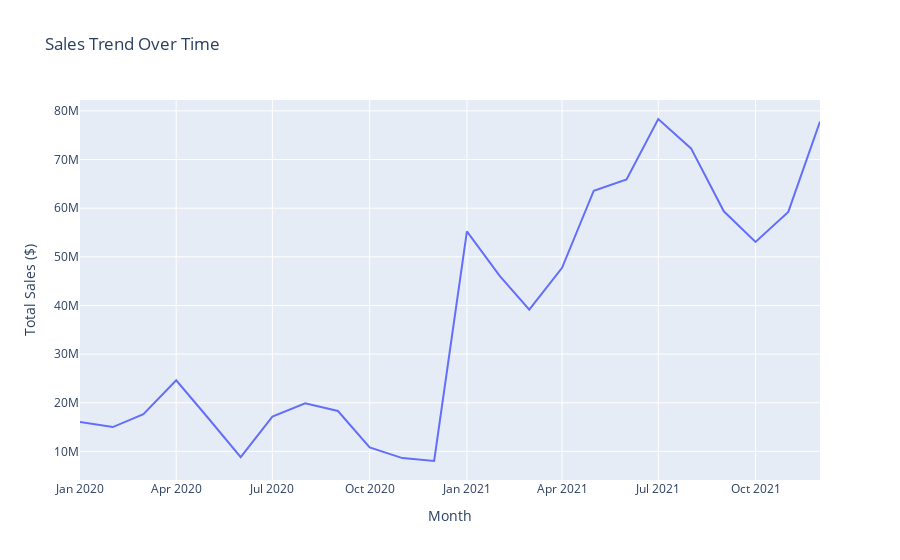

The code cell stored with this chart in its notebook:
### Markdown cell above
### 2. Sales Trend Over Time

### Code cell
import plotly.graph_objects as go

df['InvoiceMonth'] = df['InvoiceDate'].dt.to_period('M')
sales_trend = df.groupby('InvoiceMonth')['TotalSales'].sum().reset_index()
fig = go.Figure()
fig.add_trace(go.Scatter(x=sales_trend['InvoiceMonth'].astype(str), y=sales_trend['TotalSales'],
                         mode='lines', name='Sales Trend'))
fig.update_layout(title='Sales Trend Over Time', xaxis_title='Month', yaxis_title='Total Sales ($)')
fig.show()

### Figure 1 — Plotly figure (JSON) as saved in the notebook; plotly's stock layout.template omitted (floating-point values rounded to 4 significant figures)
{"data": [{"mode": "lines", "name": "Sales Trend", "type": "scatter", "x": ["2020-01", "2020-02", "2020-03", "2020-04", "2020-05", "2020-06", "2020-07", "2020-08", "2020-09", "2020-10", "2020-11", "2020-12", "2021-01", "2021-02", "2021-03", "2021-04", "2021-05", "2021-06", "2021-07", "2021-08", "2021-09", "2021-10", "2021-11", "2021-12"], "y": [16036246, 14997988, 17660577, 24607006, 16918014, 8829819, 17146013, 19877980, 18304436, 10840000.0, 8622300, 8026527, 55225396, 46102165, 39148532, 47732964, 63589681, 65917553, 78334681, 72288221, 59360000.0, 53070000.0, 59240000.0, 77815430]}], "layout": {"title": {"text": "Sales Trend Over Time"}, "xaxis": {"title": {"text": "Month"}}, "yaxis": {"title": {"text": "Total Sales ($)"}}}}
